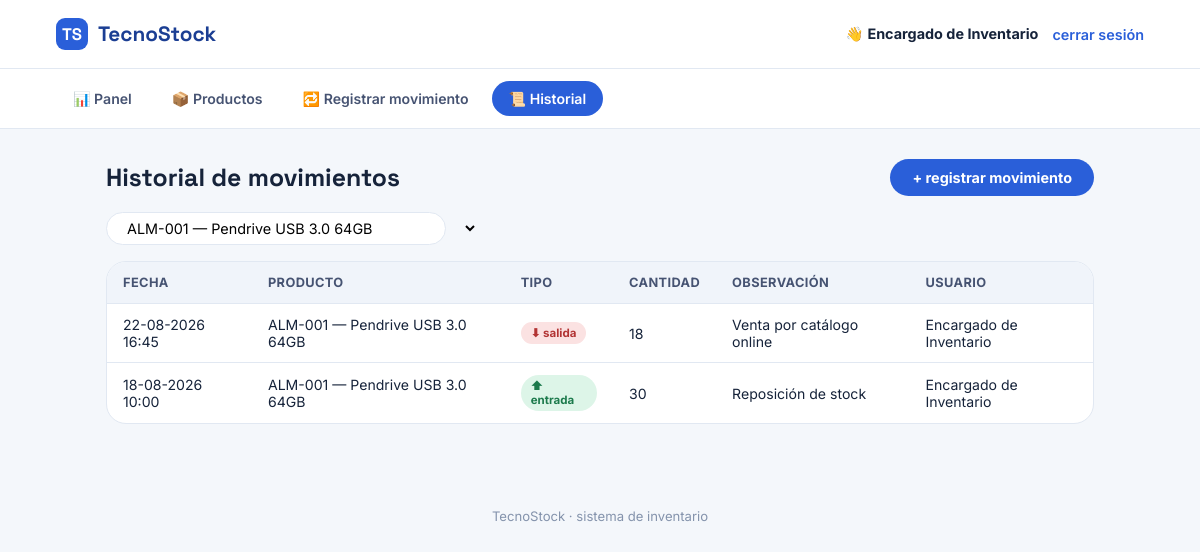
The page /movimientos.php?producto=7 (signed in) on the database its author committed.
### tables this page shows
CREATE TABLE movimientos (
    id_movimiento   INT AUTO_INCREMENT PRIMARY KEY,
    fecha_hora      DATETIME NOT NULL DEFAULT CURRENT_TIMESTAMP,
    tipo            ENUM('entrada','salida') NOT NULL,
    cantidad        INT NOT NULL CHECK (cantidad > 0),
    observacion     VARCHAR(200),
    id_producto     INT NOT NULL,
    id_usuario      INT NOT NULL,
    FOREIGN KEY (id_producto) REFERENCES productos(id_producto),
    FOREIGN KEY (id_usuario) REFERENCES usuarios(id_usuario)
);

CREATE TABLE productos (
    id_producto     INT AUTO_INCREMENT PRIMARY KEY,
    codigo          VARCHAR(20) NOT NULL UNIQUE,       
    nombre          VARCHAR(120) NOT NULL,
    descripcion     VARCHAR(255),
    precio          DECIMAL(10,0) NOT NULL CHECK (precio >= 0),
    stock_actual    INT NOT NULL DEFAULT 0 CHECK (stock_actual >= 0),
    stock_minimo    INT NOT NULL DEFAULT 0 CHECK (stock_minimo >= 0),
    estado          ENUM('activo','inactivo') NOT NULL DEFAULT 'activo',
    id_categoria    INT NOT NULL,
    FOREIGN KEY (id_categoria) REFERENCES categorias(id_categoria)
);

CREATE TABLE usuarios (
    id_usuario  INT AUTO_INCREMENT PRIMARY KEY,
    nombre      VARCHAR(80) NOT NULL,
    correo      VARCHAR(120) NOT NULL UNIQUE,
    clave       VARCHAR(255) NOT NULL,    
    estado      ENUM('activo','inactivo') NOT NULL DEFAULT 'activo'
);

### movimientos.php (the view, shortened to what this page needs)
<?php
require_once 'config.php';
$filtroProducto = isset($_GET['producto']) ? (int) $_GET['producto'] : 0;
$productos = $pdo->query('SELECT id_producto, codigo, nombre FROM productos ORDER BY nombre')->fetchAll();
$sql = "SELECT m.*, p.codigo, p.nombre AS producto_nombre, u.nombre AS usuario_nombre
        FROM movimientos m
        JOIN productos p ON p.id_producto = m.id_producto
        JOIN usuarios u ON u.id_usuario = m.id_usuario
        WHERE 1=1";
$params = [];
if ($filtroProducto > 0) {
    $sql .= ' AND m.id_producto = :prod';
    $params['prod'] = $filtroProducto;
}
$sql .= ' ORDER BY m.fecha_hora DESC';
$stmt = $pdo->prepare($sql);
$stmt->execute($params);
$movimientos = $stmt->fetchAll();
?>
<!DOCTYPE html>
<html lang="es">
<head>
<link rel="stylesheet" href="assets/style.css">
</head>
<body>
<?php include 'partials/header.php'; ?>
<?php include 'partials/nav.php'; ?>
<div class="wrap">
  <div class="panel-head">
    <h1>Historial de movimientos</h1>
    <a class="btn" href="movimiento_nuevo.php">+ registrar movimiento</a>
  </div>
  <form class="search" method="get" style="max-width:340px;">
    <select name="producto" onchange="this.form.submit()" style="border:none; background:transparent; font-family:inherit; font-size:.9rem; flex:1;">
      <?php foreach ($productos as $p): ?>
        <option value="<?= $p['id_producto'] ?>" <?= $filtroProducto === (int)$p['id_producto'] ? 'selected' : '' ?>>
          <?= htmlspecialchars($p['codigo']) ?> — <?= htmlspecialchars($p['nombre']) ?>
        </option>
      <?php endforeach; ?>
    </select>
  </form>
  <div class="table-wrap">
    <table class="table">
      <thead>
        <tr>
          <th>Fecha</th>
          <th>Producto</th>
          <th>Tipo</th>
          <th>Cantidad</th>
          <th>Observación</th>
          <th>Usuario</th>
        </tr>
      </thead>
      <tbody>
        <?php foreach ($movimientos as $m): ?>
          <tr>
            <td><?= date('d-m-Y H:i', strtotime($m['fecha_hora'])) ?></td>
            <td><?= htmlspecialchars($m['codigo']) ?> — <?= htmlspecialchars($m['producto_nombre']) ?></td>
            <td>
              <span class="badge <?= $m['tipo'] === 'entrada' ? 'badge-entrada' : 'badge-salida' ?>">
                <?= $m['tipo'] === 'entrada' ? '⬆ entrada' : '⬇ salida' ?>
              </span>
            </td>
            <td><?= (int)$m['cantidad'] ?></td>
            <td><?= htmlspecialchars($m['observacion'] ?: '—') ?></td>
            <td><?= htmlspecialchars($m['usuario_nombre']) ?></td>
          </tr>
        <?php endforeach; ?>
      </tbody>
    </table>
  </div>
</div>
<footer class="foot">
  <span>TecnoStock · sistema de inventario</span>
</footer>
</body>
</html>

### assets/style.css (style rules this page uses)
:root { --bg: #F4F7FB; --surface: #FFFFFF; --ink: #16233A; --blue: #2A5FD9; --blue-deep: #1B3E93; --teal: #17B6A7; --amber: #F4A93B; --red: #E5484D; --line: #E1E8F2; --radius-lg: 20px; --radius-md: 14px; --radius-sm: 999px; }
* { box-sizing:border-box; }
body { margin:0; background:var(--bg); color:var(--ink); font-family:'Inter', sans-serif; }
h1,h2,h3,.logo { font-family:'Space Grotesk', sans-serif; }
a { color:inherit; }
.wrap { max-width:1100px; margin:0 auto; padding:24px clamp(20px, 6vw, 56px) 60px; }
.wrap h1 { color:var(--ink); font-size:1.55rem; margin:6px 0 4px; }
.btn { display:inline-block; background:var(--blue); color:#fff; padding:10px 22px; border:none; border-radius:var(--radius-sm); font-family:inherit; font-weight:700; font-size:.9rem; text-decoration:none; cursor:pointer; }
.panel-head { display:flex; align-items:center; justify-content:space-between; flex-wrap:wrap; gap:10px; margin-top:6px; }
.panel-head h1 { margin:0; }
.search { display:flex; align-items:center; background:var(--surface); border:1px solid var(--line); border-radius:var(--radius-sm); padding:6px 6px 6px 16px; max-width:420px; margin:16px 0; }
.table-wrap { background:var(--surface); border:1px solid var(--line); border-radius:var(--radius-lg); overflow:hidden; margin-top:8px; }
.table { width:100%; border-collapse:collapse; font-size:.88rem; }
.table th { text-align:left; padding:13px 16px; background:#F0F4FA; color:#465372; font-weight:700; font-size:.8rem; text-transform:uppercase; letter-spacing:.03em; }
.table td { padding:12px 16px; border-top:1px solid var(--line); vertical-align:middle; }
.badge { font-size:.72rem; font-weight:700; padding:4px 10px; border-radius:var(--radius-sm); background:#E4ECFB; color:var(--blue-deep); display:inline-block; }
.badge-entrada { background:#DDF5E8; color:#1C7A4C; }
.badge-salida { background:#FBE2E2; color:#B23434; }
.foot { text-align:center; padding:24px 20px 40px; color:#8493AC; font-size:.82rem; }

### rows shown on the page
movimientos: fecha_hora "22-08-2026 16:45", id_producto.codigo "ALM-001", id_producto.nombre "Pendrive USB 3.0 64GB", tipo "⬇ salida", cantidad "18", observacion "Venta por catálogo online", id_usuario.nombre "Encargado de Inventario"
movimientos: fecha_hora "18-08-2026 10:00", id_producto.codigo "ALM-001", id_producto.nombre "Pendrive USB 3.0 64GB", tipo "⬆ entrada", cantidad "30", observacion "Reposición de stock", id_usuario.nombre "Encargado de Inventario"

### other values the page prints
$u['nombre'] "Encargado de Inventario"
form field producto "ALM-001 — Pendrive USB 3.0 64GB"
